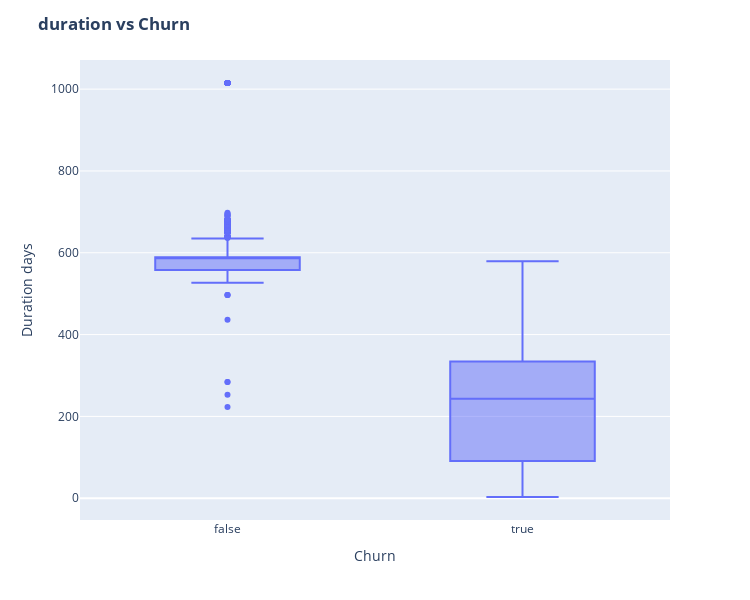

Notebook source saved alongside this figure:
### Code cell
fig = px.box(df, x='has_churned', y = 'start_to_end_days')

# Update yaxis properties
fig.update_yaxes(title_text='Duration days', row=1, col=1)
# Update xaxis properties
fig.update_xaxes(title_text='Churn', row=1, col=1)

# Update size and title
fig.update_layout(autosize=True, width=750, height=600,
    title_font=dict(size=25, family='Courier'),
    title='<b>duration vs Churn</b>',
)

fig.show()

### Figure 1 — Plotly figure (JSON) as saved in the notebook; plotly's stock layout.template omitted (floating-point values rounded to 4 significant figures; data arrays with more than 128 entries replaced by an {"elided": "..."} marker saying what was removed)
{"data": [{"alignmentgroup": "True", "hovertemplate": "has_churned=%{x}<br>start_to_end_days=%{y}<extra></extra>", "legendgroup": "", "marker": {"color": "#636efa"}, "name": "", "notched": false, "offsetgroup": "", "orientation": "v", "showlegend": false, "type": "box", "x": {"elided": "13880 bool values"}, "x0": " ", "xaxis": "x", "y": {"elided": "13880 int values"}, "y0": " ", "yaxis": "y"}], "layout": {"autosize": true, "boxmode": "group", "height": 600, "legend": {"tracegroupgap": 0}, "margin": {"t": 60}, "title": {"text": "<b>duration vs Churn</b>"}, "width": 750, "xaxis": {"anchor": "y", "domain": [0, 1], "title": {"text": "Churn"}}, "yaxis": {"anchor": "x", "domain": [0, 1], "title": {"text": "Duration days"}}}}
